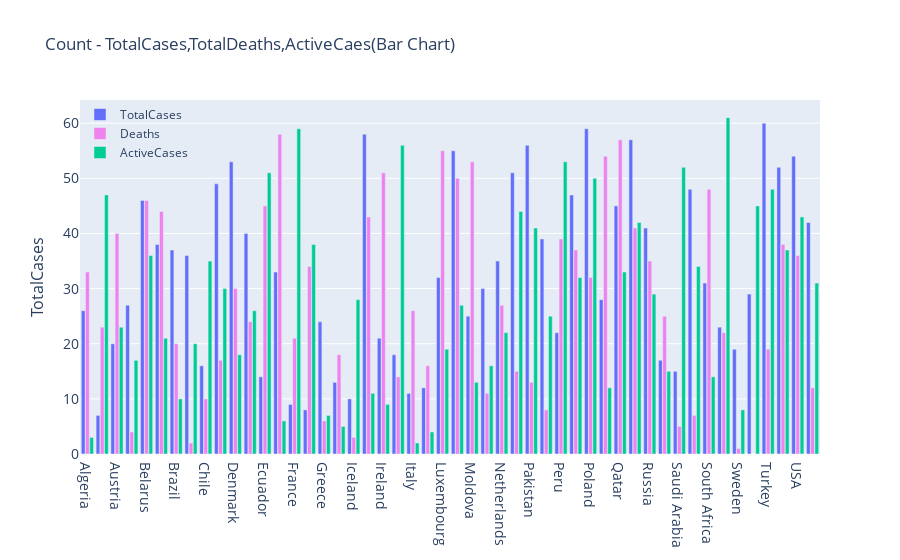

Write notebook code for a chart like this one.
### Code cell
fig = go.Figure()
fig.add_trace(go.Bar(x=TotalCases['Country'],
                y=TotalCases['TotalCases'],
                name='TotalCases',
                marker_color='lemon chiffon'
                ))
fig.add_trace(go.Bar(x=TotalDeaths['Country'],
                y=TotalDeaths['TotalDeaths'],
                name='Deaths',
                marker_color='Violet'
                ))
fig.add_trace(go.Bar(x=ActiveCases['Country'],
                y=ActiveCases['ActiveCases'],
                name='ActiveCases',
                marker_color='green yellow'
                ))
fig.update_layout(
    title='Count - TotalCases,TotalDeaths,ActiveCaes(Bar Chart)',
    xaxis_tickfont_size=14,
    yaxis=dict(
        title='TotalCases',
        titlefont_size=16,
        tickfont_size=14,
    ),
    legend=dict(
        x=0,
        y=1.0,
        bgcolor='rgba(255, 255, 255, 0)',
        bordercolor='rgba(255, 255, 255, 0)'
    ),
    barmode='group',
    bargap=0.15, 
    bargroupgap=0.1
)
fig.show()

### Figure 1 — Plotly figure (JSON) as saved in the notebook; plotly's stock layout.template omitted (floating-point values rounded to 4 significant figures)
{"data": [{"marker": {"color": "lemon chiffon"}, "name": "TotalCases", "type": "bar", "x": ["Algeria", "Armenia", "Austria", "Bangladesh", "Belarus", "Belgium", "Brazil", "Canada", "Chile", "Czechia", "Denmark", "Dominican Republic", "Ecuador", "Finland", "France", "Germany", "Greece", "Hungary", "Iceland", "Iran", "Ireland", "Israel", "Italy", "Kazakhstan", "Luxembourg", "Mexico", "Moldova", "Morocco", "Netherlands", "Norway", "Pakistan", "Panama", "Peru", "Philippines", "Poland", "Portugal", "Qatar", "Romania", "Russia", "S. Korea", "Saudi Arabia", "Serbia", "South Africa", "Spain", "Sweden", "Switzerland", "Turkey", "UAE", "USA", "Ukraine"], "y": [26, 7, 20, 27, 46, 38, 37, 36, 16, 49, 53, 40, 14, 33, 9, 8, 24, 13, 10, 58, 21, 18, 11, 12, 32, 55, 25, 30, 35, 51, 56, 39, 22, 47, 59, 28, 45, 57, 41, 17, 15, 48, 31, 23, 19, 29, 60, 52, 54, 42]}, {"marker": {"color": "Violet"}, "name": "Deaths", "type": "bar", "x": ["Algeria", "Armenia", "Austria", "Bangladesh", "Belarus", "Belgium", "Brazil", "Canada", "Chile", "Czechia", "Denmark", "Dominican Republic", "Ecuador", "Finland", "France", "Germany", "Greece", "Hungary", "Iceland", "Iran", "Ireland", "Israel", "Italy", "Kazakhstan", "Luxembourg", "Mexico", "Moldova", "Morocco", "Netherlands", "Norway", "Pakistan", "Panama", "Peru", "Philippines", "Poland", "Portugal", "Qatar", "Romania", "Russia", "S. Korea", "Saudi Arabia", "Serbia", "South Africa", "Spain", "Sweden", "Switzerland", "Turkey", "UAE", "USA", "Ukraine"], "y": [33, 23, 40, 4, 46, 44, 20, 2, 10, 17, 30, 24, 45, 58, 21, 34, 6, 18, 3, 43, 51, 14, 26, 16, 55, 50, 53, 11, 27, 15, 13, 8, 39, 37, 32, 54, 57, 41, 35, 25, 5, 7, 48, 22, 1, 0, 19, 38, 36, 12]}, {"marker": {"color": "green yellow"}, "name": "ActiveCases", "type": "bar", "x": ["Algeria", "Armenia", "Austria", "Bangladesh", "Belarus", "Belgium", "Brazil", "Canada", "Chile", "Czechia", "Denmark", "Dominican Republic", "Ecuador", "Finland", "France", "Germany", "Greece", "Hungary", "Iceland", "Iran", "Ireland", "Israel", "Italy", "Kazakhstan", "Luxembourg", "Mexico", "Moldova", "Morocco", "Netherlands", "Norway", "Pakistan", "Panama", "Peru", "Philippines", "Poland", "Portugal", "Qatar", "Romania", "Russia", "S. Korea", "Saudi Arabia", "Serbia", "South Africa", "Spain", "Sweden", "Switzerland", "Turkey", "UAE", "USA", "Ukraine"], "y": [3, 47, 23, 17, 36, 21, 10, 20, 35, 30, 18, 26, 51, 6, 59, 38, 7, 5, 28, 11, 9, 56, 2, 4, 19, 27, 13, 16, 22, 44, 41, 25, 53, 32, 50, 12, 33, 42, 29, 15, 52, 34, 14, 61, 8, 45, 48, 37, 43, 31]}], "layout": {"bargap": 0.15, "bargroupgap": 0.1, "barmode": "group", "legend": {"bgcolor": "rgba(255, 255, 255, 0)", "bordercolor": "rgba(255, 255, 255, 0)", "x": 0, "y": 1}, "title": {"text": "Count - TotalCases,TotalDeaths,ActiveCaes(Bar Chart)"}, "xaxis": {"tickfont": {"size": 14}}, "yaxis": {"tickfont": {"size": 14}, "title": {"font": {"size": 16}, "text": "TotalCases"}}}}
